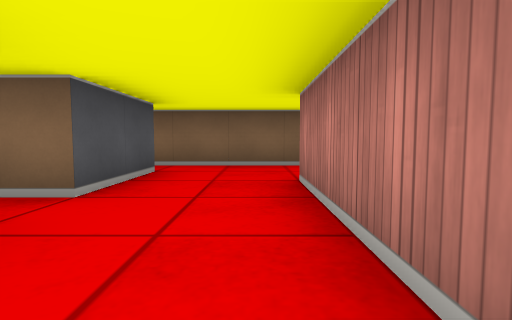
View 1 (above)

12 first-person views from a walk through a cub3D ray-caster map. The camera is about half as high as the walls, tilts 4° down and sees 80° across. The floor is counted in squares. Each view is taken from the middle of a square. On the plan, view 1 faces up. The plan holds only what a view shows up to about 9 squares ahead; the rest is blank.

View 2
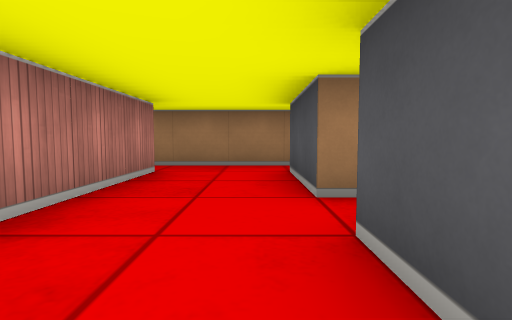

View 3
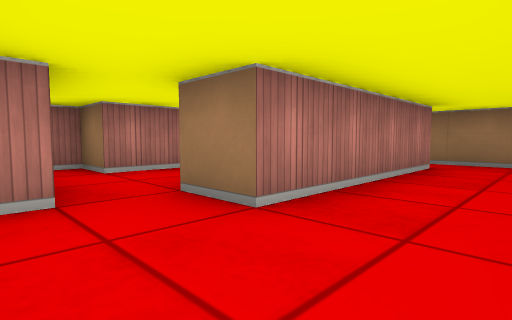

View 4
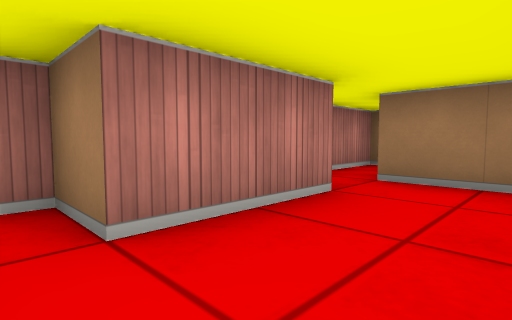

View 5
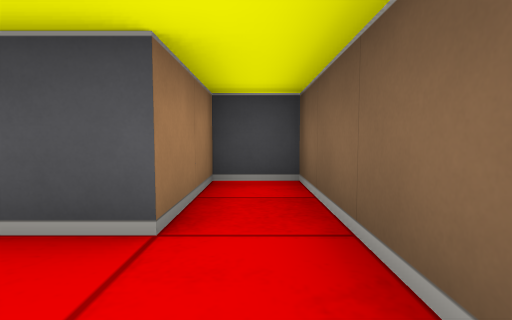

View 6
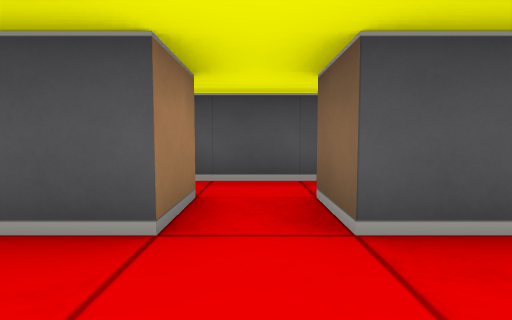

View 7
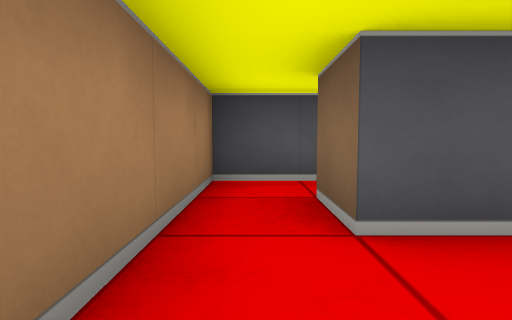

View 8
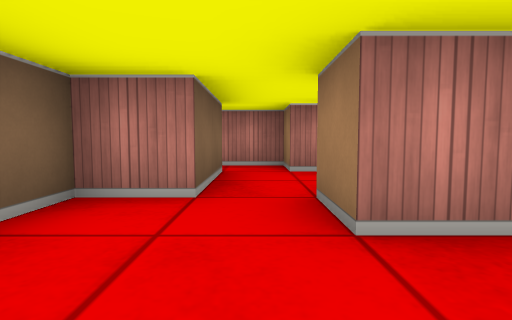

View 9
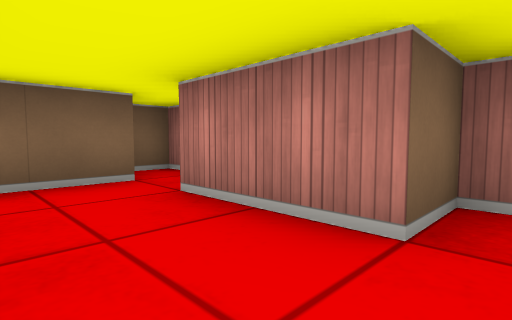

View 10
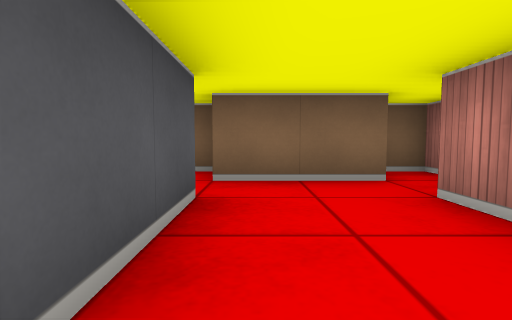

View 11
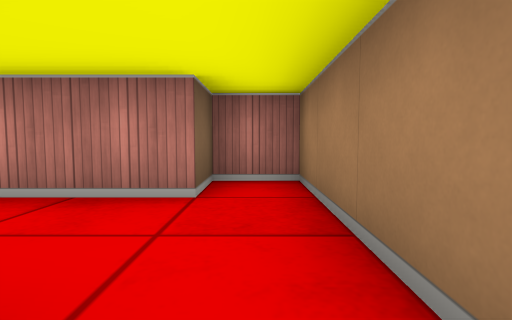

View 12
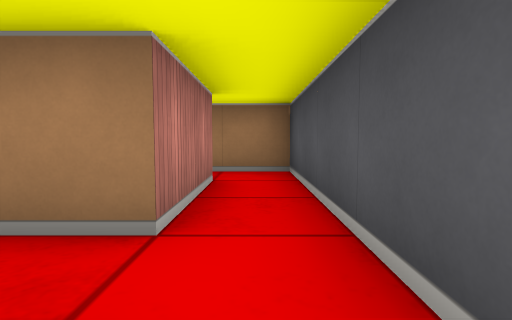

### Floor plan
Points are (right, up) in squares from view 1. A wall is a line through its corners. A room is listed if a view was taken in it or the views show most of it. See-through windows are left out.
Room 1 (views 1, 7, 11)
walls: (-1.5, 1.5) (-1.5, -0.5) (-2.5, -0.5); (-2.5, -1.5) (1.5, -1.5) (1.5, -0.5) (0.5, -0.5) (0.5, 1.5)
ways out: opening at (-0.5, 0.5) to room 4; opening at (-2, -1) to room 6
Room 2 (views 2, 3, 5, 8)
walls: (0.5, 2.5) (0.5, 3.5); (1.5, 4.5) (1.5, 5.5) (-3.5, 5.5) (-3.5, 4.5) (-1.5, 4.5) (-1.5, 2.5)
ways out: opening at (1, 4) to room 3; opening at (-0.5, 3) to room 4
Room 3 (views 4, 9, 10)
walls: (2.2, 0.5) (3.5, 0.5); (3.6, 4.5) (1.5, 4.5); (0.5, 3.5) (1.5, 3.5) (1.5, 1.5); (4.5, -1.6) (4.5, 1.5) (3.5, 1.5) (3.5, 3.5) (4.5, 3.5) (4.5, 5.5) (3.9, 5.5)
ways out: opening at (1, 4) to room 2
Room 4 (view 6)
walls: (-1.5, 2.5) (-2.5, 2.5); (-2.5, 1.5) (-1.5, 1.5); (0.5, 1.5) (0.5, 2.5)
ways out: opening at (-0.5, 0.5) to room 1; opening at (-0.5, 3) to room 2; opening at (-2, 2) to room 5
Room 5 (view 12)
walls: (-3.5, 2.8) (-3.5, -0.5); (-2.5, -0.5) (-2.5, 1.5)
ways out: opening at (-2, 2) to room 4; opening at (-3, 0.5) to room 6
Room 6 (no view inside)
walls: (-3.5, -0.5) (-3.5, -1.5) (-2.5, -1.5)
ways out: opening at (-2, -1) to room 1; opening at (-3, 0.5) to room 5

Positions as (right, up) in squares from view 1, and headings:
1: (0, 0), facing up
2: (-1, 4), facing down
3: (-1, 5), facing down-right
4: (2, 4), facing down-right
5: (0, 5), facing left
6: (0, 2), facing left
7: (0, -1), facing left
8: (-1, 4), facing right
9: (2, 1), facing up-right
10: (2, 1), facing up
11: (-2, -1), facing right
12: (-3, 3), facing down
